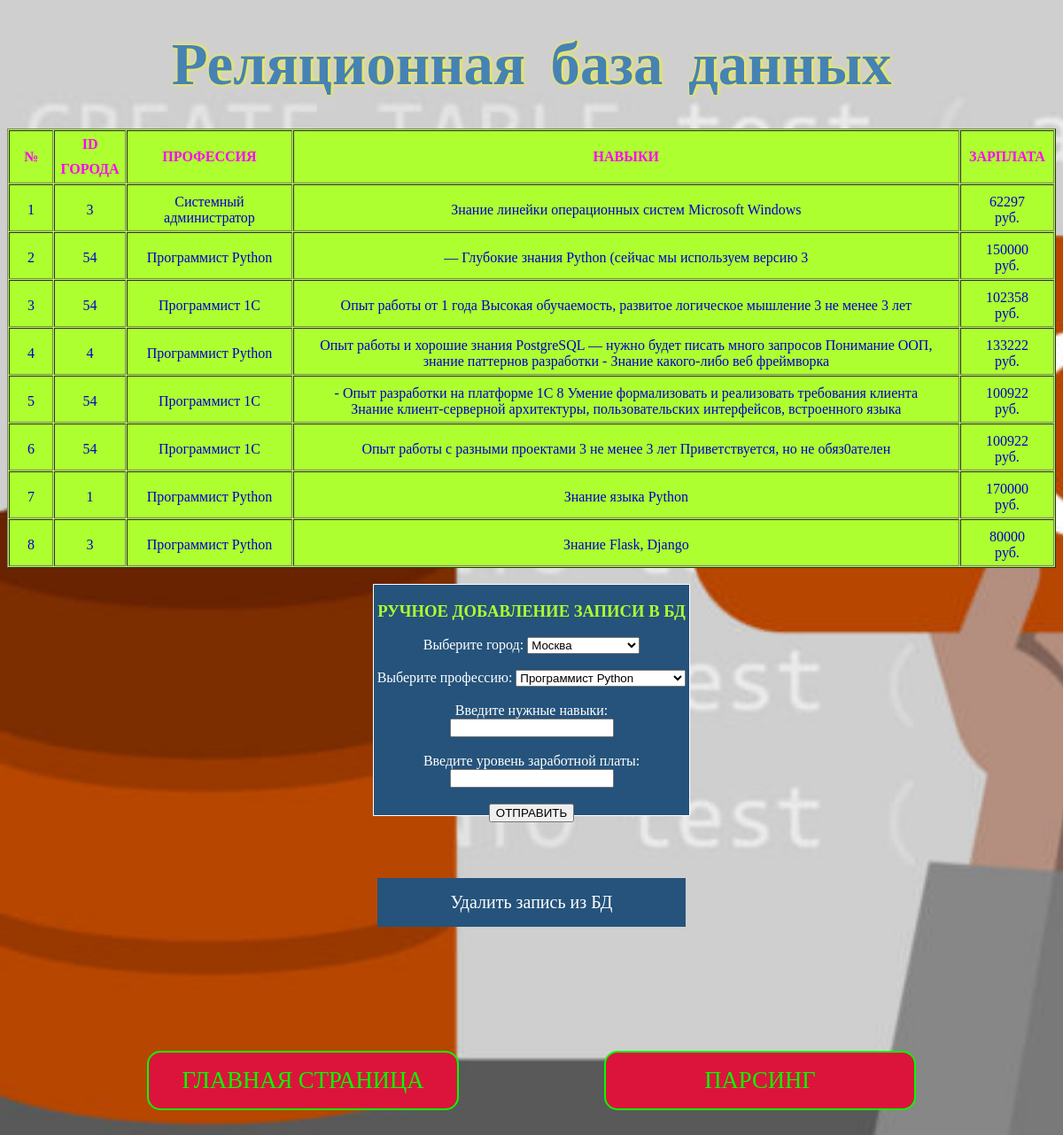
/sqlite.html, run on an earlier commit of the app's database.
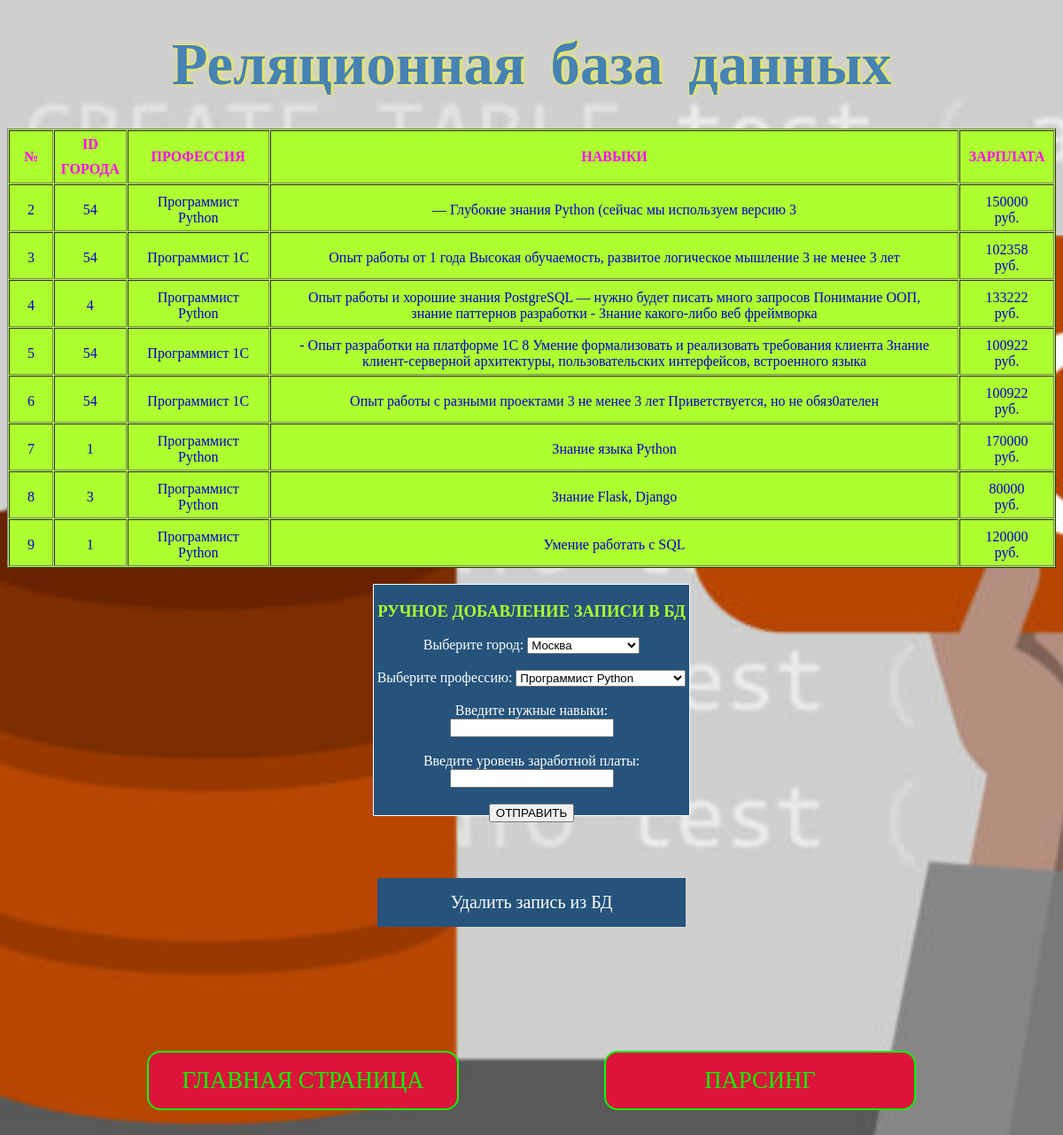
And on a later commit of the database.
### main.py (models this page shows, shortened)
class Search(db.Model):
    id = db.Column(db.Integer, primary_key=True)
    city = db.Column(db.String(1024), nullable=False)
    vac = db.Column(db.String(1024), nullable=False)
    text = db.Column(db.Text, nullable=False)
    salary = db.Column(db.Integer)

### main.py (the view)
@app.route('/sqlite.html', methods=['POST', 'GET'])
def sql():
    if request.method == "POST":
        city_id = request.form['city']
        vac = request.form['vac']
        skill = request.form['skills']
        salary = request.form['salary']
        manual_search = Search(city=city_id, vac=vac, text=skill, salary=salary)
        try:
            db.session.add(manual_search)
            db.session.commit()
            return redirect('sqlite.html')
        except:
            db.session.rollback()
            return 'Ошибка добавления в БД. Попробуйте снова.'
    else:
        all_str = Search.query.all()
        return render_template('sqlite.html', all_str=all_str)

### templates/sqlite.html (shortened to what this page needs)
<!DOCTYPE html>
<html lang="en">
<head>
    <link href="/static/css/sqlite.css" rel="stylesheet" type="text/css">
</head>
<body>
    <h1 class="title">Реляционная база данных</h1>
    <table class="table" align="center" border="1">
        <tr>
            <th class="th">№</th>
            <th class="th">ID ГОРОДА</th>
            <th class="th">ПРОФЕССИЯ</th>
            <th class="th">НАВЫКИ</th>
            <th class="th">ЗАРПЛАТА</th>
        </tr>
        {% for s in all_str %}
        <tr>
            <td class="td">{{s.id}}</td>
            <td class="td">{{s.city}}</td>
            <td class="td">{{s.vac}}</td>
            <td class="td">{{s.text}}</td>
            <td class="td">{{s.salary}} руб.</td>
        </tr>
        {% endfor %}
    </table>
    <br>
    <div class="rectangle text_center">
        <form method="post">
            <p class="title_form"><b>РУЧНОЕ ДОБАВЛЕНИЕ ЗАПИСИ В БД</b></p>
            <label>
                Выберите город:
            </label>
            <select name="city" id="city">
                <option value="1">Москва</option>
            </select>
            <br><br>
            <label>
                Выберите профессию:
            </label>
            <select name="vac" id="vac">
                <option value="Программист Python">Программист Python</option>
            </select>
            <br><br>
            Введите нужные навыки:
            <input type="text" name="skills">
            <br><br>
            Введите уровень заработной платы:
            <input type="text" name="salary">
            <br><br>
            <input type="submit" value="ОТПРАВИТЬ">
        </form>
    </div>
    <a href="/delete.html" class="del">Удалить запись из БД</a>
    <br>
    <a href="/index.html" class="btn">ГЛАВНАЯ СТРАНИЦА</a>
    <a href="/parsing.html" class='btn'>ПАРСИНГ</a>
</body>
</html>

### static/css/sqlite.css (style rules this page uses)
body { background-image: url('/static/images/sql.jpg'); background-repeat: no-repeat; background-size: cover; text-align: center; }
.title { color: #4682B4; margin: 50px 40px; font-size: 50pt; text-shadow: 1px 0 5px #FFFF00; line-height: 45px; word-spacing: 12px; }
.btn { display: inline-block; width: 300px; margin: 70px 80px; background: #DC143C; color: #00FF00; padding: 1rem 1.5rem; text-decoration: none; font-family: Verdana, "Times New Roman", serif; font-size: 20pt; border-radius: 15px; border: 2px solid; }
.table { color: #0000CD; border-spacing: 1px; background: #ADFF2F; }
.th { line-height: 28px; color: #FF00FF; border-spacing: 1px; }
.td { padding-bottom: 5px; padding-top: 10px; padding-left: 20px; padding-right: 20px; }
.rectangle { width: 30%; height: 260px; border:1px solid; margin:auto; background: #25537b; }
.text_center { color: #ffffff; text-align: center; }
.title_form { font-family: ms linedraw, "Times New Roman", serif; font-size: 14pt; color: #ADFF2F; }
.del { display: inline-block; width: 300px; margin: 70px 80px; background: #25537b; color: #ffffff; padding: 1rem 1.5rem; text-decoration: none; font-family: Verdana, "Times New Roman", serif; font-size: 15pt; }

What changed in the data, as far as the page shows it:
removed Search: id "1", city "3", vac "Системный администратор", text "Знание линейки операционных систем Microsoft Windows", salary "62297"
added Search: id "9", city "1", vac "Программист Python", text "Умение работать с SQL", salary "120000"
